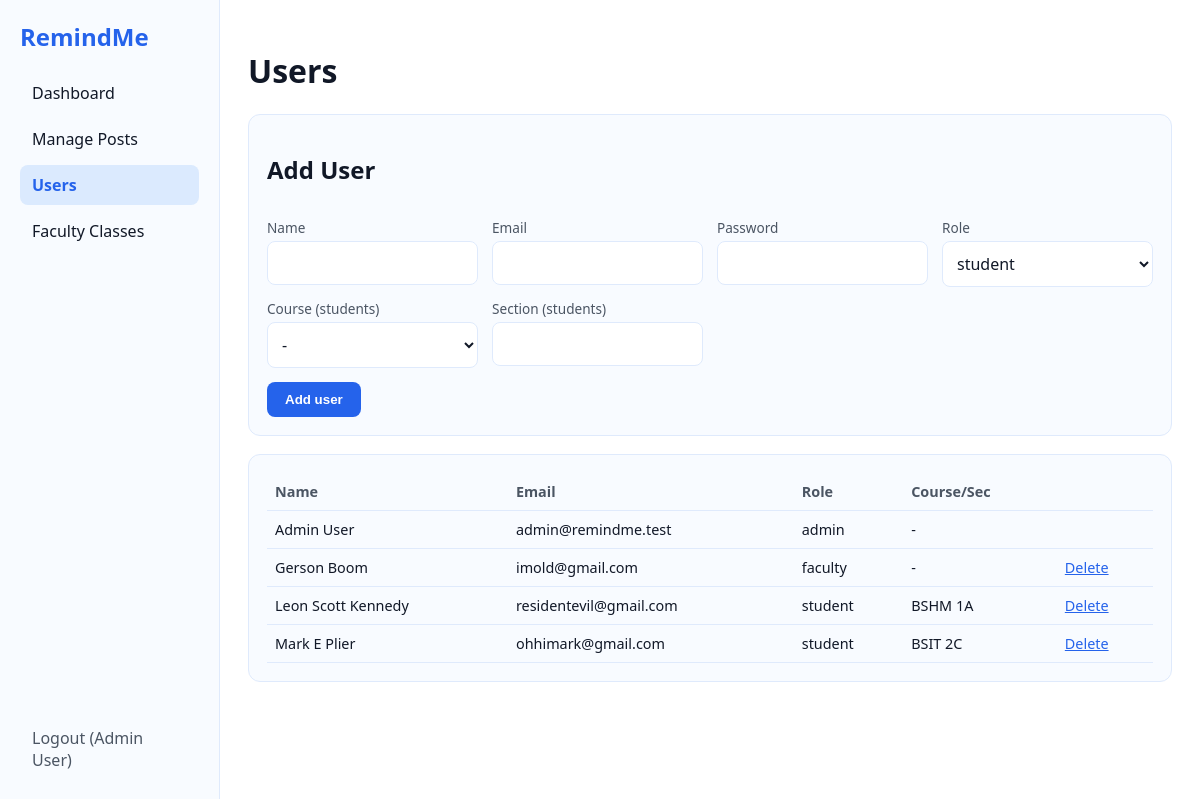
The page /admin/users.php (signed in) on the database its author committed.
### tables this page shows
CREATE TABLE `users` (
  `id` int(11) NOT NULL,
  `name` varchar(100) NOT NULL,
  `email` varchar(100) NOT NULL,
  `password` varchar(255) NOT NULL,
  `role` enum('admin','faculty','student') NOT NULL,
  `course_id` int(11) DEFAULT NULL,
  `section` varchar(20) DEFAULT NULL,
  `created_at` timestamp NOT NULL DEFAULT current_timestamp()
);

CREATE TABLE `courses` (
  `id` int(11) NOT NULL,
  `code` varchar(20) NOT NULL,
  `name` varchar(100) NOT NULL
);

### config.php (called while the page is built, shortened)
<?php
function e($s) { return htmlspecialchars((string)$s, ENT_QUOTES, 'UTF-8'); }

### admin/users.php (the view, shortened to what this page needs)
<?php
require '../config.php';
$courses = $conn->query("SELECT * FROM courses")->fetch_all(MYSQLI_ASSOC);
$users = $conn->query("SELECT u.*, c.code FROM users u LEFT JOIN courses c ON c.id=u.course_id ORDER BY u.role, u.name");
?>
<!DOCTYPE html><html lang="en"><head><meta charset="UTF-8">
<title>Users</title><link rel="stylesheet" href="../assets/style.css"></head>
<body class="layout">
<?php include '../includes/admin_nav.php'; ?>
<main>
  <h1>Users</h1>
  <form class="panel" method="post">
    <h2>Add User</h2>
    <div class="grid">
      <div><label>Name</label><input name="name" required></div>
      <div><label>Email</label><input type="email" name="email" required></div>
      <div><label>Password</label><input type="password" name="password" required></div>
      <div><label>Role</label><select name="role"><option>student</option><option>faculty</option><option>admin</option></select></div>
      <div><label>Course (students)</label><select name="course_id"><option value="0">-</option>
        <?php foreach ($courses as $c): ?><option value="<?= $c['id'] ?>"><?= e($c['code']) ?></option><?php endforeach; ?></select></div>
      <div><label>Section (students)</label><input name="section"></div>
    </div>
    <button class="btn" type="submit">Add user</button>
  </form>
  <div class="panel"><table>
    <tr><th>Name</th><th>Email</th><th>Role</th><th>Course/Sec</th><th></th></tr>
    <?php while ($u = $users->fetch_assoc()): ?>
    <tr><td><?= e($u['name']) ?></td><td><?= e($u['email']) ?></td><td><?= e($u['role']) ?></td>
      <td><?= e($u['code'] ?? '-') ?> <?= e($u['section'] ?? '') ?></td>
      <td><?php if ($u['id'] != $_SESSION['user']['id']): ?><a href="?delete=<?= $u['id'] ?>" onclick="return confirm('Delete user?')">Delete</a><?php endif; ?></td></tr>
    <?php endwhile; ?>
  </table></div>
</main></body></html>

### assets/style.css (style rules this page uses)
:root { --bg:#ffffff; --panel:#f8fbff; --line:#dfeafc; --text:#111827; --muted:#4b5563; --accent:#2563eb; --accent-soft:#dbeafe; --accent-strong:#1d4ed8; --button-text:#ffffff; }
* { box-sizing:border-box }
body { margin:0;font-family:system-ui,Segoe UI,Arial,sans-serif;background:var(--bg);color:var(--text) }
a { color:var(--accent) }
label { display:block;margin:12px 0 4px;color:var(--muted);font-size:.85rem }
input,select,textarea { width:100%;padding:10px;border-radius:8px;border:1px solid var(--line);background:#ffffff;color:var(--text);font:inherit }
.btn { display:inline-block;padding:10px 18px;border:0;border-radius:8px;background:var(--accent);color:var(--button-text);font-weight:700;cursor:pointer;text-decoration:none;margin-top:14px }
.layout { display:flex;min-height:100vh }
main { flex:1;padding:28px;min-width:0;background:#fff }
.panel { background:var(--panel);border:1px solid var(--line);border-radius:12px;padding:18px;margin-bottom:18px;overflow-x:auto }
.grid { display:grid;grid-template-columns:repeat(auto-fit,minmax(200px,1fr));gap:0 14px }
table { width:100%;border-collapse:collapse }
th,td { text-align:left;padding:9px 8px;border-bottom:1px solid var(--line);font-size:.9rem }
th { color:var(--muted);font-weight:600 }

### rows shown on the page
users: name "Admin User", email "admin@remindme.test", role "admin", code "-"
users: name "Gerson Boom", email "imold@gmail.com", role "faculty", code "-"
users: name "Leon Scott Kennedy", email "residentevil@gmail.com", role "student", course.code "BSHM", section "1A"
users: name "Mark E Plier", email "ohhimark@gmail.com", role "student", course.code "BSIT", section "2C"

### other values the page prints
$_SESSION['user']['name'] "Admin User"
